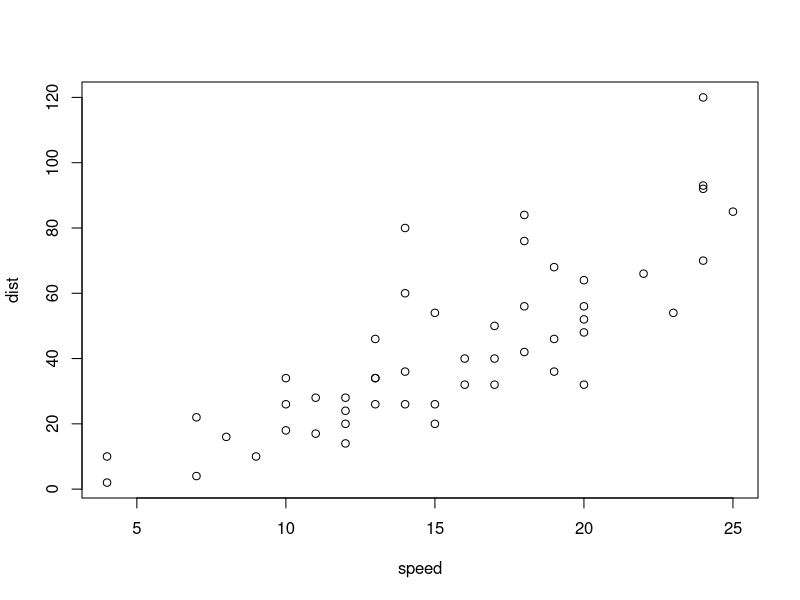
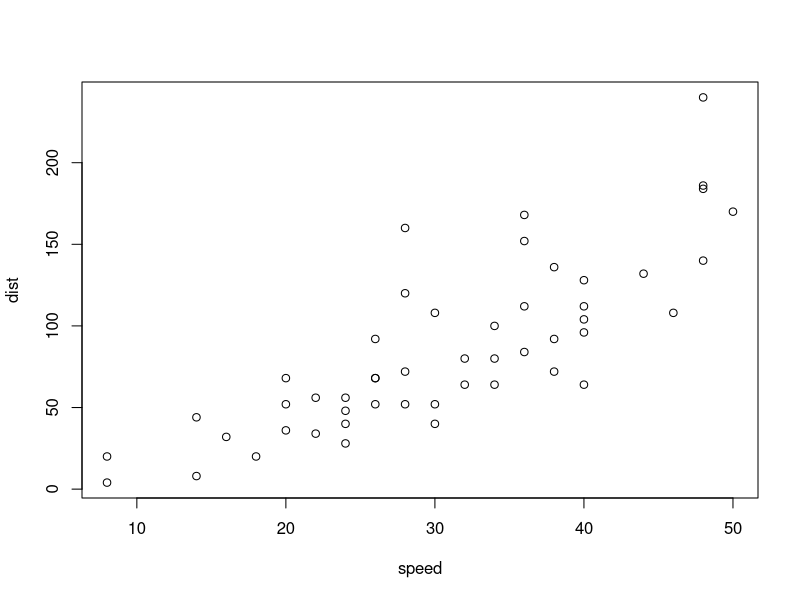
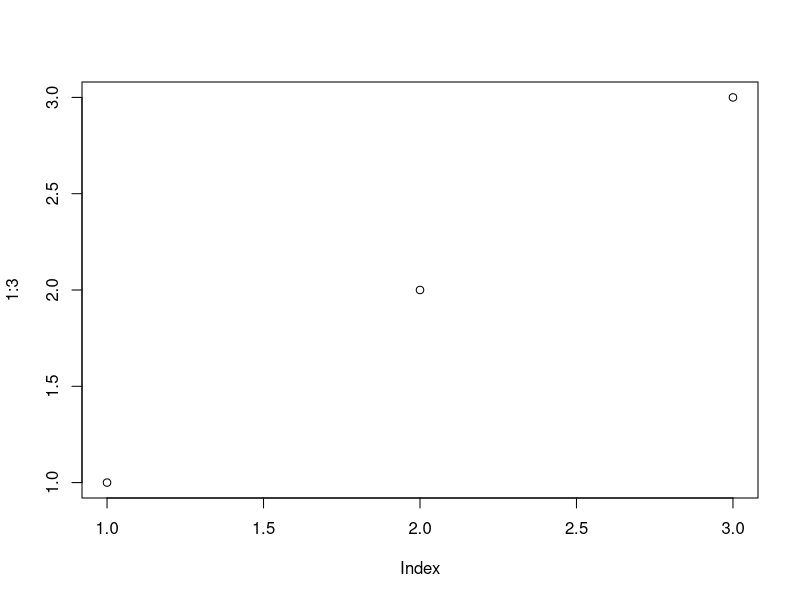
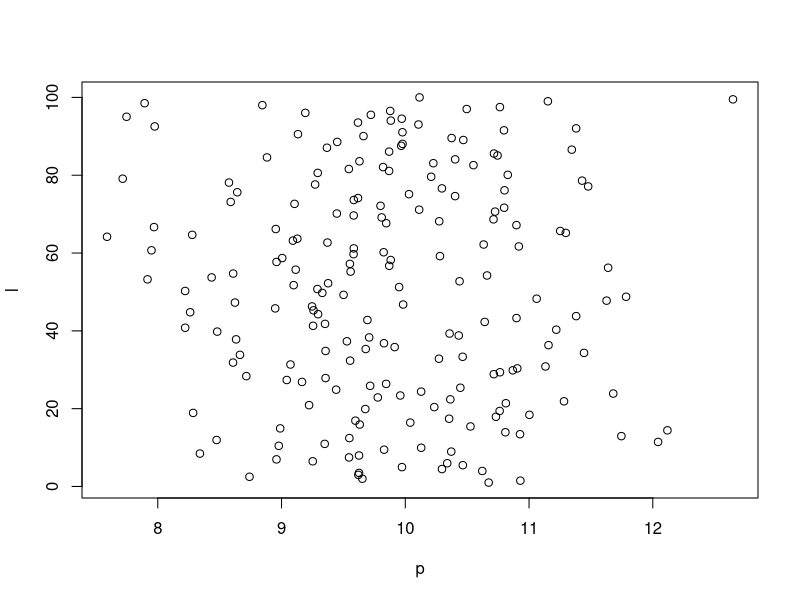
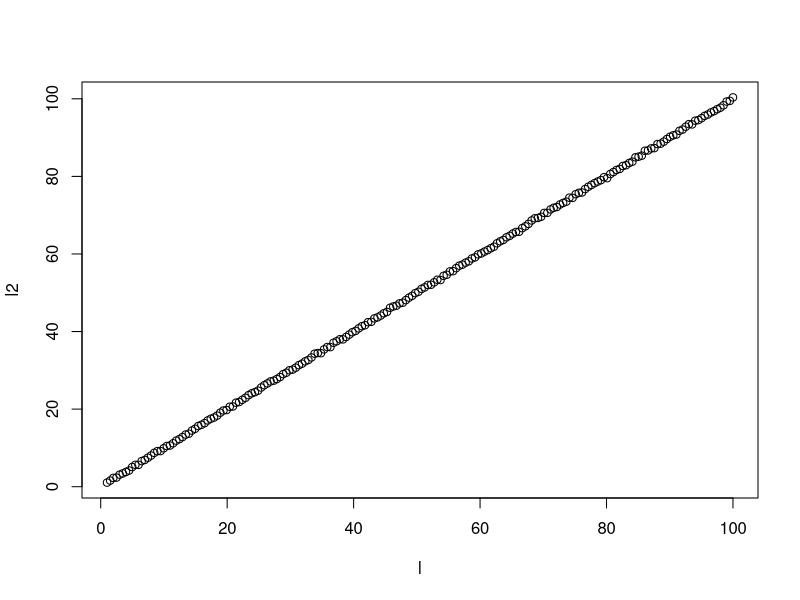

Write the R code that produced these figures, in order.
### Test FIle
setwd("C:/Users/Nis/Documents/GitHub/EfficiencyFrontiers")
p <- rnorm(200, mean = 10, sd = 1)
l <- seq(1,100,length.out = 200)



pdf('test.pdf')
plot(p,l)
dev.off()

l2 <- l + rnorm(200,mean = 0,sd = 0.2)

pdf('test2.pdf')
plot(l,l2)
dev.off()


# Make another plot here


plot(cars)

plot(cars*2)


plot(1:3)
